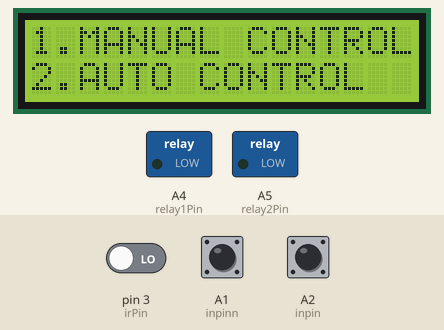
Bench run of a sketch on a simulated Arduino Uno, built with avr-gcc and run on an emulated ATmega328P. Shown: 16×2 character LCD, switched loads named in the sketch (green lamp = pin HIGH). The test bench sets the inputs (shaded band); at power-on: A1 (inpinn) HIGH, pin 3 (irPin) LOW, A2 (inpin) HIGH.

Above: at 3.2 s.
3.3 s: A1 (inpinn) pulled LOW for 0.15 s
At 4.1 s:
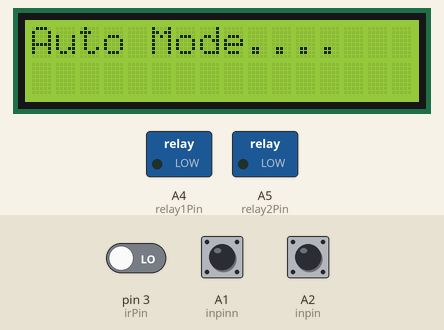
6.4 s: pin 3 (irPin) driven HIGH
At 8.5 s:
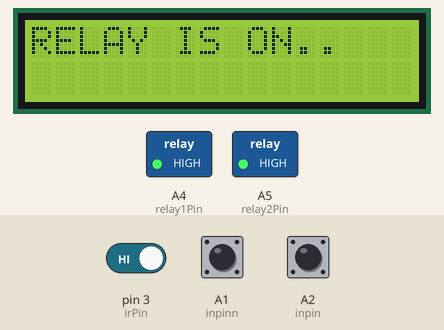
9.4 s: A2 (inpin) pulled LOW for 3.2 s
At 11.6 s:
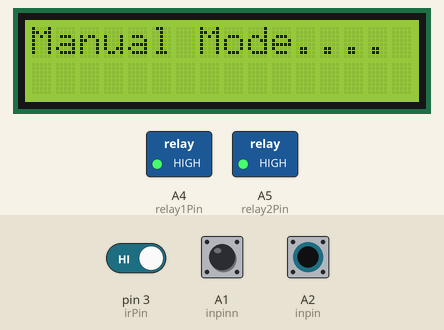
14.3 s: A1 (inpinn) pulled LOW for 1 s
At 17.9 s:
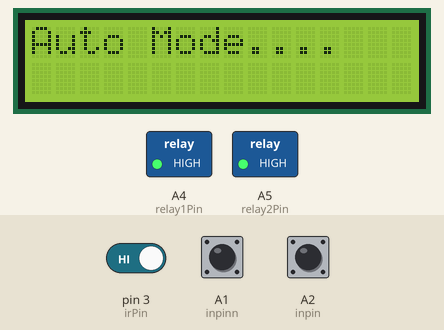
18.3 s: pin 3 (irPin) driven LOW
At 21.2 s:
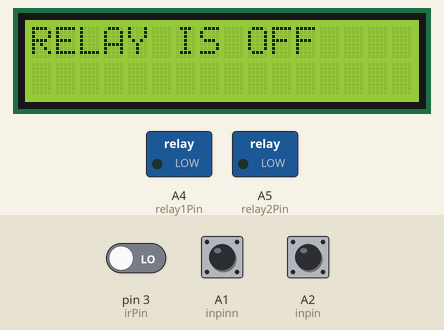
21.3 s: A2 (inpin) pulled LOW for 3.2 s
At 27.0 s:
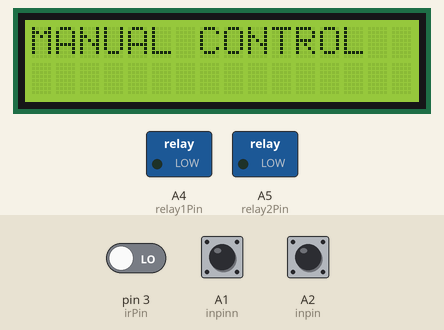
Timing chart, 0 to 28.5 s (numbered marks = the images above; inputs shaded):
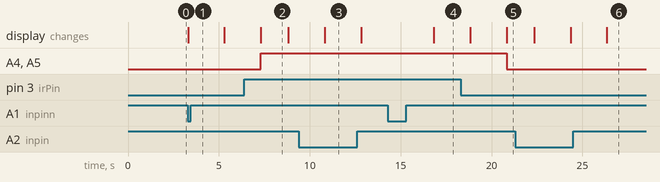

The sketch:

SAWC.ino
```cpp
#include <LiquidCrystal.h>
#include <SoftwareSerial.h>

LiquidCrystal lcd(10, 11, 4, 5, 6, 7);

//const int xpin = A2;                  // x-axis of the accelerometer
//const int ypin = A1;                  // y-axis of the accelerometer
//const int zpin = A0;                    // z-axis of the accelerometer
const int relay1Pin = A4;  //A4 connected to Relay 1
const int relay2Pin = A5;   //A5 connected to Relay 1
const int inpin = A2;
const int inpinn = A1;
const int irPin = 3;
int pinNumber;
int irState = 0;
int inpinstate = 0;
int inpinnstate = 0;
int relay1State = 0;
int relay2State = 0;


SoftwareSerial bluetooth(12, 13); // RX, TX --Bluetooth TX to pin12(RX) - crosspaired

void setup()
{
  pinMode(inpin, INPUT_PULLUP);//defining the pin configuration i.e weather it is a input or output
  pinMode(inpinn, INPUT_PULLUP);
  pinMode(irPin, INPUT);
  pinMode(relay1Pin, OUTPUT);
  pinMode(relay2Pin, OUTPUT);
  relay1State = LOW;
  relay2State = LOW;
  digitalWrite(relay1Pin, relay1State);
  digitalWrite(relay2Pin, relay2State);
  Serial.begin(9600);
  bluetooth.begin(9600);
  lcd.begin(16, 2);
  lcd.print("1.MANUAL CONTROL");
  lcd.setCursor(0, 1);
  lcd.print("2.AUTO CONTROL");
  delay(2000);
}

void loop()
{

  //lcd.clear();
  //lcd.print("Checking Data...");

label0:

  inpinstate = digitalRead(inpin);//it will read the pin weather it is high or low
  inpinnstate = digitalRead(inpinn);

  if (inpinstate == LOW)
  {
    lcd.clear();
    lcd.print("Manual Mode....");
    delay(2000);
    goto manualmode;
  }


  if (inpinnstate == LOW)
  {
    lcd.clear();
    lcd.print("Auto Mode....");
    delay(2000);
    goto automode;
  }

  goto label0;


manualmode:
  inpinstate = digitalRead(inpin);
  inpinnstate = digitalRead(inpinn);
  lcd.clear();
  lcd.print("MANUAL CONTROL");
  delay(2000);
    if (inpinnstate == LOW)
  {
    lcd.clear();
    lcd.print("Auto Mode....");
    delay(2000);
    goto automode;
  }
  while (bluetooth.available())  //check if any data received in rx(Pin 0) pin from ESP8266-----
  {
    delay(100);
    if (bluetooth.find("$"))
    {
      delay(100);
      char d = bluetooth.read();
      delay(100);
      lcd.clear();
      lcd.print(d);

      if (d == '1')
      {
        relay1State = HIGH;
        relay2State = HIGH;
        digitalWrite(relay1Pin, relay1State);
        digitalWrite(relay2Pin, relay2State);
        lcd.clear();
        lcd.print(" RELAY IS ON");
        delay(2000);
      }
      if (d == '2')
      {

        relay1State = LOW;
        relay2State = LOW;
        digitalWrite(relay1Pin, relay1State);
        digitalWrite(relay2Pin, relay2State);
        lcd.clear();
        lcd.print(" RELAY IS OFF");
        delay(2000);
      }
    }
  }
goto manualmode;


///////...................................................................................................................................

automode:
  inpinstate = digitalRead(inpin);
  inpinnstate = digitalRead(inpinn);
  lcd.clear();
  lcd.print("AUTO CONTROL");
  delay(2000);
if (inpinstate == LOW)
  {
    lcd.clear();
    lcd.print("Manual Mode....");
    delay(2000);
    goto manualmode;
  }

   irState = digitalRead(irPin);

  if (irState == LOW)
  { inpinstate = digitalRead(inpin);
    inpinnstate = digitalRead(inpinn);
   // delay(1000);
  if (inpinstate == LOW)
  {
    lcd.clear();
    lcd.print("Manual Mode....");
    delay(2000);
    goto manualmode;
  }
    relay1State = LOW;
    relay2State = LOW;
    digitalWrite(relay1Pin, relay1State);
    digitalWrite(relay2Pin, relay2State);
    lcd.clear();
    lcd.println("RELAY IS OFF");
       delay(1000);
  }

  if (irState == HIGH)
  {   inpinstate = digitalRead(inpin);
    inpinnstate = digitalRead(inpinn);
    //delay(1000);
  if (inpinstate == LOW)
  {
    lcd.clear();
    lcd.print("Manual Mode....");
    delay(2000);
    goto manualmode;
  }
    relay1State = HIGH;
    relay2State = HIGH;
    digitalWrite(relay1Pin, relay1State);
    digitalWrite(relay2Pin, relay2State);
    lcd.clear();
    lcd.println("RELAY IS ON..");
    delay(1000);
  }
  delay(500);
goto automode;

}


/////................................................................
```

Measured:
- after the input at 3.3 s, the display: changes at once (image 1)
- after the input at 6.4 s, A4 (relay1Pin), A5 (relay2Pin): LOW → HIGH after 0.91 s; the display: changes after 0.91 s (image 2)
- after the input at 9.4 s, the display: changes after 1.4 s (image 3)
- after the input at 14.3 s, the display: changes after 2.5 s (image 4)
- after the input at 18.3 s, A4 (relay1Pin), A5 (relay2Pin): HIGH → LOW after 2.5 s; the display: first differs from a run without the input after 2.5 s (image 5)
- after the input at 21.3 s, the display: first differs from a run without the input after 3.0 s (image 6 shows a later state)
- what the display in image 2 shows lasts 1.5 s, from 7.3 s to 8.8 s
